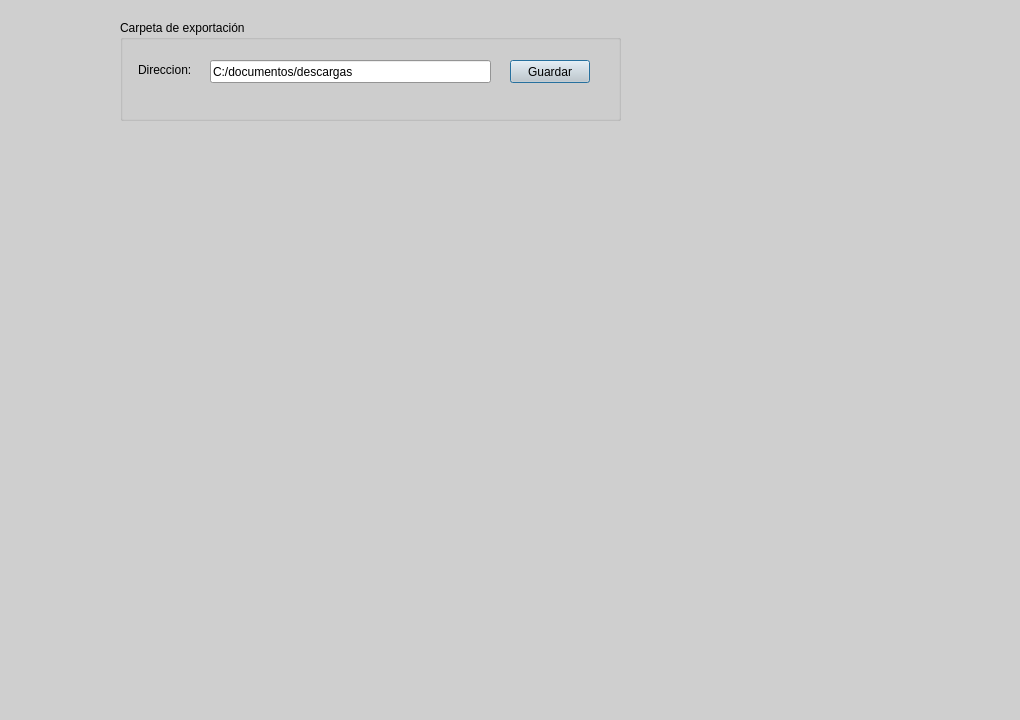
<?xml version="1.0" encoding="UTF-8"?>
<ui version="4.0">
 <class>Dialog</class>
 <widget class="QDialog" name="Dialog">
  <property name="geometry">
   <rect>
    <x>0</x>
    <y>0</y>
    <width>1020</width>
    <height>720</height>
   </rect>
  </property>
  <property name="palette">
   <palette>
    <active>
     <colorrole role="WindowText">
      <brush brushstyle="SolidPattern">
       <color alpha="255">
        <red>0</red>
        <green>0</green>
        <blue>0</blue>
       </color>
      </brush>
     </colorrole>
     <colorrole role="Button">
      <brush brushstyle="SolidPattern">
       <color alpha="255">
        <red>207</red>
        <green>207</green>
        <blue>207</blue>
       </color>
      </brush>
     </colorrole>
     <colorrole role="Light">
      <brush brushstyle="SolidPattern">
       <color alpha="255">
        <red>255</red>
        <green>255</green>
        <blue>255</blue>
       </color>
      </brush>
     </colorrole>
     <colorrole role="Midlight">
      <brush brushstyle="SolidPattern">
       <color alpha="255">
        <red>231</red>
        <green>231</green>
        <blue>231</blue>
       </color>
      </brush>
     </colorrole>
     <colorrole role="Dark">
      <brush brushstyle="SolidPattern">
       <color alpha="255">
        <red>103</red>
        <green>103</green>
        <blue>103</blue>
       </color>
      </brush>
     </colorrole>
     <colorrole role="Mid">
      <brush brushstyle="SolidPattern">
       <color alpha="255">
        <red>138</red>
        <green>138</green>
        <blue>138</blue>
       </color>
      </brush>
     </colorrole>
     <colorrole role="Text">
      <brush brushstyle="SolidPattern">
       <color alpha="255">
        <red>0</red>
        <green>0</green>
        <blue>0</blue>
       </color>
      </brush>
     </colorrole>
     <colorrole role="BrightText">
      <brush brushstyle="SolidPattern">
       <color alpha="255">
        <red>255</red>
        <green>255</green>
        <blue>255</blue>
       </color>
      </brush>
     </colorrole>
     <colorrole role="ButtonText">
      <brush brushstyle="SolidPattern">
       <color alpha="255">
        <red>0</red>
        <green>0</green>
        <blue>0</blue>
       </color>
      </brush>
     </colorrole>
     <colorrole role="Base">
      <brush brushstyle="SolidPattern">
       <color alpha="255">
        <red>255</red>
        <green>255</green>
        <blue>255</blue>
       </color>
      </brush>
     </colorrole>
     <colorrole role="Window">
      <brush brushstyle="SolidPattern">
       <color alpha="255">
        <red>207</red>
        <green>207</green>
        <blue>207</blue>
       </color>
      </brush>
     </colorrole>
     <colorrole role="Shadow">
      <brush brushstyle="SolidPattern">
       <color alpha="255">
        <red>0</red>
        <green>0</green>
        <blue>0</blue>
       </color>
      </brush>
     </colorrole>
     <colorrole role="AlternateBase">
      <brush brushstyle="SolidPattern">
       <color alpha="255">
        <red>231</red>
        <green>231</green>
        <blue>231</blue>
       </color>
      </brush>
     </colorrole>
     <colorrole role="ToolTipBase">
      <brush brushstyle="SolidPattern">
       <color alpha="255">
        <red>255</red>
        <green>255</green>
        <blue>220</blue>
       </color>
      </brush>
     </colorrole>
     <colorrole role="ToolTipText">
      <brush brushstyle="SolidPattern">
       <color alpha="255">
        <red>0</red>
        <green>0</green>
        <blue>0</blue>
       </color>
      </brush>
     </colorrole>
    </active>
    <inactive>
     <colorrole role="WindowText">
      <brush brushstyle="SolidPattern">
       <color alpha="255">
        <red>0</red>
        <green>0</green>
        <blue>0</blue>
       </color>
      </brush>
     </colorrole>
     <colorrole role="Button">
      <brush brushstyle="SolidPattern">
       <color alpha="255">
        <red>207</red>
        <green>207</green>
        <blue>207</blue>
       </color>
      </brush>
     </colorrole>
     <colorrole role="Light">
      <brush brushstyle="SolidPattern">
       <color alpha="255">
        <red>255</red>
        <green>255</green>
        <blue>255</blue>
       </color>
      </brush>
     </colorrole>
     <colorrole role="Midlight">
      <brush brushstyle="SolidPattern">
       <color alpha="255">
        <red>231</red>
        <green>231</green>
        <blue>231</blue>
       </color>
      </brush>
     </colorrole>
     <colorrole role="Dark">
      <brush brushstyle="SolidPattern">
       <color alpha="255">
        <red>103</red>
        <green>103</green>
        <blue>103</blue>
       </color>
      </brush>
     </colorrole>
     <colorrole role="Mid">
      <brush brushstyle="SolidPattern">
       <color alpha="255">
        <red>138</red>
        <green>138</green>
        <blue>138</blue>
       </color>
      </brush>
     </colorrole>
     <colorrole role="Text">
      <brush brushstyle="SolidPattern">
       <color alpha="255">
        <red>0</red>
        <green>0</green>
        <blue>0</blue>
       </color>
      </brush>
     </colorrole>
     <colorrole role="BrightText">
      <brush brushstyle="SolidPattern">
       <color alpha="255">
        <red>255</red>
        <green>255</green>
        <blue>255</blue>
       </color>
      </brush>
     </colorrole>
     <colorrole role="ButtonText">
      <brush brushstyle="SolidPattern">
       <color alpha="255">
        <red>0</red>
        <green>0</green>
        <blue>0</blue>
       </color>
      </brush>
     </colorrole>
     <colorrole role="Base">
      <brush brushstyle="SolidPattern">
       <color alpha="255">
        <red>255</red>
        <green>255</green>
        <blue>255</blue>
       </color>
      </brush>
     </colorrole>
     <colorrole role="Window">
      <brush brushstyle="SolidPattern">
       <color alpha="255">
        <red>207</red>
        <green>207</green>
        <blue>207</blue>
       </color>
      </brush>
     </colorrole>
     <colorrole role="Shadow">
      <brush brushstyle="SolidPattern">
       <color alpha="255">
        <red>0</red>
        <green>0</green>
        <blue>0</blue>
       </color>
      </brush>
     </colorrole>
     <colorrole role="AlternateBase">
      <brush brushstyle="SolidPattern">
       <color alpha="255">
        <red>231</red>
        <green>231</green>
        <blue>231</blue>
       </color>
      </brush>
     </colorrole>
     <colorrole role="ToolTipBase">
      <brush brushstyle="SolidPattern">
       <color alpha="255">
        <red>255</red>
        <green>255</green>
        <blue>220</blue>
       </color>
      </brush>
     </colorrole>
     <colorrole role="ToolTipText">
      <brush brushstyle="SolidPattern">
       <color alpha="255">
        <red>0</red>
        <green>0</green>
        <blue>0</blue>
       </color>
      </brush>
     </colorrole>
    </inactive>
    <disabled>
     <colorrole role="WindowText">
      <brush brushstyle="SolidPattern">
       <color alpha="255">
        <red>103</red>
        <green>103</green>
        <blue>103</blue>
       </color>
      </brush>
     </colorrole>
     <colorrole role="Button">
      <brush brushstyle="SolidPattern">
       <color alpha="255">
        <red>207</red>
        <green>207</green>
        <blue>207</blue>
       </color>
      </brush>
     </colorrole>
     <colorrole role="Light">
      <brush brushstyle="SolidPattern">
       <color alpha="255">
        <red>255</red>
        <green>255</green>
        <blue>255</blue>
       </color>
      </brush>
     </colorrole>
     <colorrole role="Midlight">
      <brush brushstyle="SolidPattern">
       <color alpha="255">
        <red>231</red>
        <green>231</green>
        <blue>231</blue>
       </color>
      </brush>
     </colorrole>
     <colorrole role="Dark">
      <brush brushstyle="SolidPattern">
       <color alpha="255">
        <red>103</red>
        <green>103</green>
        <blue>103</blue>
       </color>
      </brush>
     </colorrole>
     <colorrole role="Mid">
      <brush brushstyle="SolidPattern">
       <color alpha="255">
        <red>138</red>
        <green>138</green>
        <blue>138</blue>
       </color>
      </brush>
     </colorrole>
     <colorrole role="Text">
      <brush brushstyle="SolidPattern">
       <color alpha="255">
        <red>103</red>
        <green>103</green>
        <blue>103</blue>
       </color>
      </brush>
     </colorrole>
     <colorrole role="BrightText">
      <brush brushstyle="SolidPattern">
       <color alpha="255">
        <red>255</red>
        <green>255</green>
        <blue>255</blue>
       </color>
      </brush>
     </colorrole>
     <colorrole role="ButtonText">
      <brush brushstyle="SolidPattern">
       <color alpha="255">
        <red>103</red>
        <green>103</green>
        <blue>103</blue>
       </color>
      </brush>
     </colorrole>
     <colorrole role="Base">
      <brush brushstyle="SolidPattern">
       <color alpha="255">
        <red>207</red>
        <green>207</green>
        <blue>207</blue>
       </color>
      </brush>
     </colorrole>
     <colorrole role="Window">
      <brush brushstyle="SolidPattern">
       <color alpha="255">
        <red>207</red>
        <green>207</green>
        <blue>207</blue>
       </color>
      </brush>
     </colorrole>
     <colorrole role="Shadow">
      <brush brushstyle="SolidPattern">
       <color alpha="255">
        <red>0</red>
        <green>0</green>
        <blue>0</blue>
       </color>
      </brush>
     </colorrole>
     <colorrole role="AlternateBase">
      <brush brushstyle="SolidPattern">
       <color alpha="255">
        <red>207</red>
        <green>207</green>
        <blue>207</blue>
       </color>
      </brush>
     </colorrole>
     <colorrole role="ToolTipBase">
      <brush brushstyle="SolidPattern">
       <color alpha="255">
        <red>255</red>
        <green>255</green>
        <blue>220</blue>
       </color>
      </brush>
     </colorrole>
     <colorrole role="ToolTipText">
      <brush brushstyle="SolidPattern">
       <color alpha="255">
        <red>0</red>
        <green>0</green>
        <blue>0</blue>
       </color>
      </brush>
     </colorrole>
    </disabled>
   </palette>
  </property>
  <property name="windowTitle">
   <string>Dialog</string>
  </property>
  <widget class="QGroupBox" name="groupBox">
   <property name="geometry">
    <rect>
     <x>120</x>
     <y>20</y>
     <width>501</width>
     <height>101</height>
    </rect>
   </property>
   <property name="autoFillBackground">
    <bool>true</bool>
   </property>
   <property name="title">
    <string>Carpeta de exportación</string>
   </property>
   <widget class="QLabel" name="label">
    <property name="geometry">
     <rect>
      <x>18</x>
      <y>40</y>
      <width>71</width>
      <height>20</height>
     </rect>
    </property>
    <property name="text">
     <string>Direccion:</string>
    </property>
   </widget>
   <widget class="QLineEdit" name="lineEdit">
    <property name="geometry">
     <rect>
      <x>90</x>
      <y>40</y>
      <width>281</width>
      <height>23</height>
     </rect>
    </property>
    <property name="text">
     <string>C:/documentos/descargas</string>
    </property>
   </widget>
   <widget class="QPushButton" name="pushButton">
    <property name="geometry">
     <rect>
      <x>390</x>
      <y>40</y>
      <width>80</width>
      <height>23</height>
     </rect>
    </property>
    <property name="text">
     <string>Guardar</string>
    </property>
   </widget>
  </widget>
 </widget>
 <resources/>
 <connections/>
</ui>
